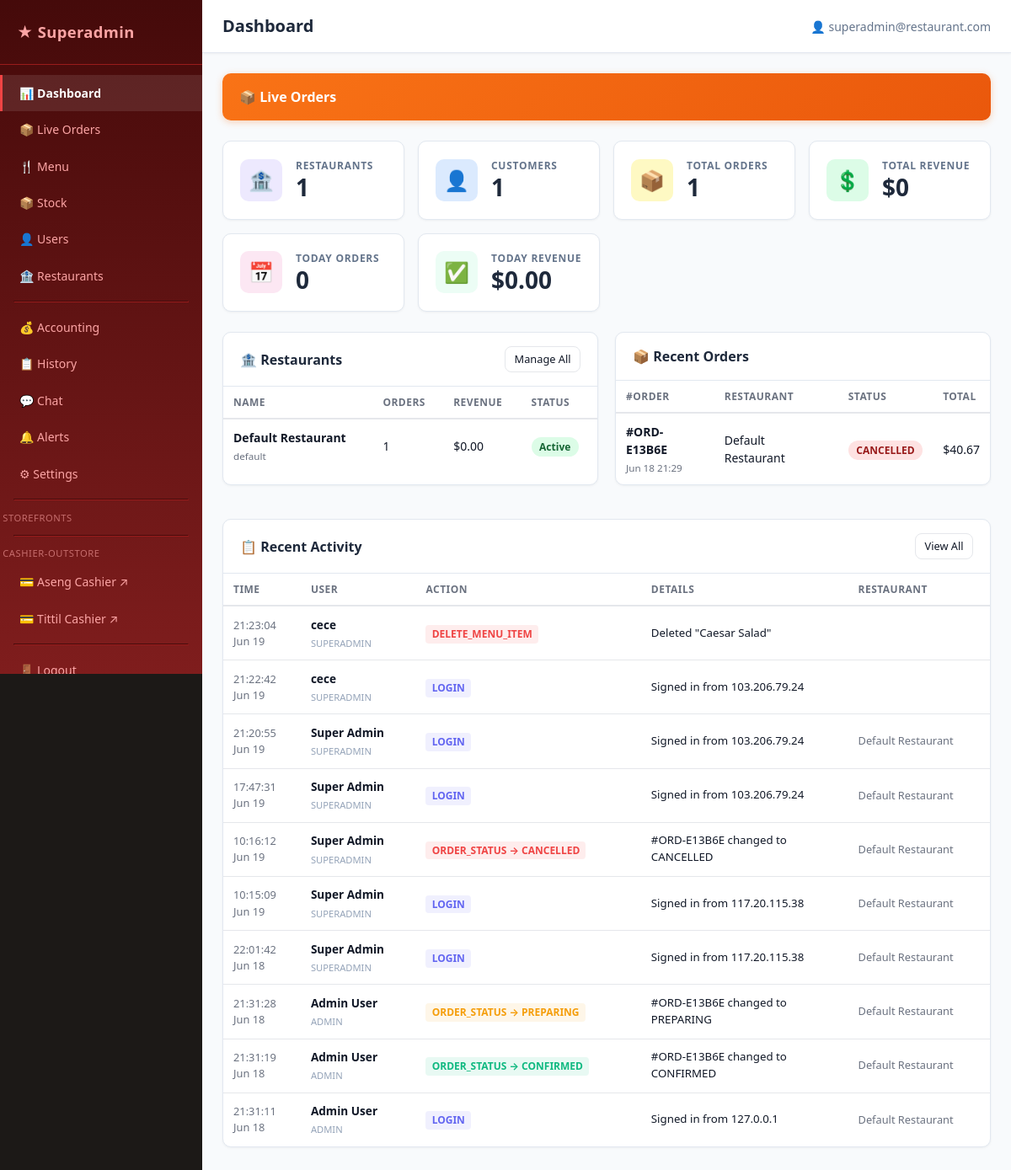
/superadmin/index.php (signed in), run on the app's committed database.
### tables this page shows
CREATE TABLE Restaurant (
    id          TEXT PRIMARY KEY,
    name        TEXT NOT NULL,
    slug        TEXT NOT NULL UNIQUE,
    description TEXT,
    isActive    INTEGER NOT NULL DEFAULT 1,
    createdAt   TEXT NOT NULL DEFAULT (datetime('now')),
    updatedAt   TEXT NOT NULL DEFAULT (datetime('now'))
);

CREATE TABLE "Order" (
    id           TEXT PRIMARY KEY,
    orderNumber  TEXT NOT NULL,
    status       TEXT NOT NULL DEFAULT 'PENDING',
    totalAmount  TEXT NOT NULL,
    itemCount    INTEGER NOT NULL DEFAULT 0,
    notes        TEXT,
    customerName TEXT,
    customerPhone TEXT,
    customerId   TEXT,
    restaurantId TEXT NOT NULL,
    completedAt  TEXT,
    createdAt    TEXT NOT NULL DEFAULT (datetime('now')),
    updatedAt    TEXT NOT NULL DEFAULT (datetime('now')),
    FOREIGN KEY (restaurantId) REFERENCES Restaurant(id) ON DELETE CASCADE,
    FOREIGN KEY (customerId)   REFERENCES User(id)       ON DELETE SET NULL
);

CREATE TABLE AdminActivity (
    id             TEXT PRIMARY KEY,
    userId         TEXT,
    userName       TEXT,
    userEmail      TEXT,
    userRole       TEXT,
    restaurantId   TEXT,
    restaurantName TEXT,
    action         TEXT NOT NULL,
    entityType     TEXT,
    entityId       TEXT,
    details        TEXT,
    ipAddress      TEXT,
    createdAt      TEXT NOT NULL DEFAULT (datetime('now'))
);

CREATE TABLE User (
    id           TEXT PRIMARY KEY,
    email        TEXT NOT NULL UNIQUE,
    password     TEXT NOT NULL,
    name         TEXT,
    phone        TEXT,
    role         TEXT NOT NULL DEFAULT 'CUSTOMER',
    restaurantId TEXT,
    isActive     INTEGER NOT NULL DEFAULT 1,
    createdAt    TEXT NOT NULL DEFAULT (datetime('now')),
    updatedAt    TEXT NOT NULL DEFAULT (datetime('now')),
    FOREIGN KEY (restaurantId) REFERENCES Restaurant(id) ON DELETE SET NULL
);

### db.php (called while the page is built, shortened)
<?php
function get_db(): PDO {
    static $pdo = null;
    if ($pdo === null) {
        $pdo = new PDO('sqlite:' . DB_PATH, null, null, [
            PDO::ATTR_ERRMODE            => PDO::ERRMODE_EXCEPTION,
            PDO::ATTR_DEFAULT_FETCH_MODE => PDO::FETCH_ASSOC,
        ]);
        $pdo->exec('PRAGMA foreign_keys = ON');
        $pdo->exec('PRAGMA journal_mode = WAL');
    }
    return $pdo;
}
function db_query(string $sql, array $params = []): array {
    $stmt = get_db()->prepare($sql);
    $stmt->execute($params);
    return $stmt->fetchAll();
}
function db_fetch(string $sql, array $params = []): ?array {
    $stmt = get_db()->prepare($sql);
    $stmt->execute($params);
    $row = $stmt->fetch();
    return $row ?: null;
}

### superadmin/index.php (the view, shortened to what this page needs)
<?php
require_once dirname(__DIR__) . '/db.php';
include dirname(__DIR__) . '/includes/superadmin_header.php';
$total_restaurants = (int)(db_fetch('SELECT COUNT(*) AS n FROM Restaurant')['n'] ?? 0);
$total_users   = (int)(db_fetch('SELECT COUNT(*) AS n FROM User WHERE role = "CUSTOMER"')['n'] ?? 0);
$total_orders  = (int)(db_fetch('SELECT COUNT(*) AS n FROM "Order"')['n'] ?? 0);
$total_revenue = (float)(db_fetch('SELECT COALESCE(SUM(CAST(totalAmount AS REAL)),0) AS n FROM "Order" WHERE status IN ("COMPLETED","READY","OUT_FOR_DELIVERY")')['n'] ?? 0);
$today = date('Y-m-d') . ' 00:00:00';
$today_orders  = (int)(db_fetch('SELECT COUNT(*) AS n FROM "Order" WHERE createdAt >= ?', [$today])['n'] ?? 0);
$today_revenue = (float)(db_fetch('SELECT COALESCE(SUM(CAST(totalAmount AS REAL)),0) AS n FROM "Order" WHERE status IN ("COMPLETED","READY","OUT_FOR_DELIVERY") AND createdAt >= ?', [$today])['n'] ?? 0);
$restaurants = db_query(
    'SELECT r.id, r.name, r.slug, r.isActive, r.createdAt,
            (SELECT COUNT(*) FROM "Order" WHERE restaurantId = r.id) AS totalOrders,
            (SELECT COALESCE(SUM(CAST(totalAmount AS REAL)),0) FROM "Order" WHERE restaurantId = r.id AND status IN ("COMPLETED","READY","OUT_FOR_DELIVERY")) AS totalRevenue,
            (SELECT COUNT(*) FROM User WHERE restaurantId = r.id AND role = "CUSTOMER") AS customerCount
     FROM Restaurant r
     ORDER BY r.createdAt DESC'
);
$recent_orders = db_query(
    'SELECT o.id, o.orderNumber, o.status, o.totalAmount, o.createdAt, r.name AS restaurantName
     FROM "Order" o JOIN Restaurant r ON r.id = o.restaurantId
     ORDER BY o.createdAt DESC LIMIT 8'
);
$recent_activity = db_query(
    'SELECT aa.action, aa.entityType, aa.details, aa.restaurantName, aa.createdAt,
            u.name AS userName, u.role AS userRole
     FROM AdminActivity aa LEFT JOIN User u ON u.id = aa.userId
     ORDER BY aa.createdAt DESC LIMIT 10'
);
?>
<div style="display:flex;gap:.75rem;margin-bottom:1.5rem;flex-wrap:wrap">
    <a href="checkout.php" style="flex:1;min-width:160px;display:flex;align-items:center;gap:.75rem;padding:1rem 1.25rem;background:linear-gradient(135deg,#f97316,#ea580c);color:#fff;border-radius:10px;text-decoration:none;font-weight:700;font-size:1rem;box-shadow:0 2px 8px rgba(249,115,22,.3);transition:transform .15s,box-shadow .15s" onmouseover="this.style.transform='translateY(-2px)';this.style.boxShadow='0 4px 16px rgba(249,115,22,.4)'" onmouseout="this.style.transform='';this.style.boxShadow='0 2px 8px rgba(249,115,22,.3)'">
        📦 Live Orders
    </a>
</div>
<div class="sa-stats">
    <div class="sa-stat">
        <div class="sa-stat-icon" style="background:#ede9fe">&#127974;</div>
        <div>
            <div class="sa-stat-label">Restaurants</div>
            <div class="sa-stat-value"><?= $total_restaurants ?></div>
        </div>
    </div>
    <div class="sa-stat">
        <div class="sa-stat-icon" style="background:#dbeafe">&#128100;</div>
        <div>
            <div class="sa-stat-label">Customers</div>
            <div class="sa-stat-value"><?= $total_users ?></div>
        </div>
    </div>
    <div class="sa-stat">
        <div class="sa-stat-icon" style="background:#fef9c3">&#128230;</div>
        <div>
            <div class="sa-stat-label">Total Orders</div>
            <div class="sa-stat-value"><?= $total_orders ?></div>
        </div>
    </div>
    <div class="sa-stat">
        <div class="sa-stat-icon" style="background:#dcfce7">&#128178;</div>
        <div>
            <div class="sa-stat-label">Total Revenue</div>
            <div class="sa-stat-value">$<?= number_format($total_revenue, 0) ?></div>
        </div>
    </div>
    <div class="sa-stat">
        <div class="sa-stat-icon" style="background:#fce7f3">&#128197;</div>
        <div>
            <div class="sa-stat-label">Today Orders</div>
            <div class="sa-stat-value"><?= $today_orders ?></div>
        </div>
    </div>
    <div class="sa-stat">
        <div class="sa-stat-icon" style="background:#ecfdf5">&#9989;</div>
        <div>
            <div class="sa-stat-label">Today Revenue</div>
            <div class="sa-stat-value">$<?= number_format($today_revenue, 2) ?></div>
        </div>
    </div>
</div>
<div style="display:grid; grid-template-columns:1fr 1fr; gap:1.25rem">
<div class="sa-card">
    <div class="sa-card-header">
        <h2>&#127974; Restaurants</h2>
        <a href="restaurants.php" class="btn btn-sm btn-outline">Manage All</a>
    </div>
    <table class="table">
        <thead><tr><th>Name</th><th>Orders</th><th>Revenue</th><th>Status</th></tr></thead>
        <tbody>
        <?php foreach ($restaurants as $r): ?>
        <tr>
            <td>
                <strong><?= htmlspecialchars($r['name']) ?></strong><br>
                <small class="text-muted"><?= htmlspecialchars($r['slug']) ?></small>
            </td>
            <td><?= (int)$r['totalOrders'] ?></td>
            <td>$<?= number_format((float)$r['totalRevenue'], 2) ?></td>
            <td>
                <span class="<?= $r['isActive'] ? 'restaurant-active' : 'restaurant-inactive' ?>">
                    <?= $r['isActive'] ? 'Active' : 'Inactive' ?>
                </span>
            </td>
        </tr>
        <?php endforeach; ?>
        </tbody>
    </table>
</div>
<div class="sa-card">
    <div class="sa-card-header">
        <h2>&#128230; Recent Orders</h2>
    </div>
    <table class="table">
        <thead><tr><th>#Order</th><th>Restaurant</th><th>Status</th><th>Total</th></tr></thead>
        <tbody>
        <?php foreach ($recent_orders as $o): ?>
        <tr>
            <td><strong>#<?= htmlspecialchars($o['orderNumber']) ?></strong><br><small class="text-muted"><?= date('M d H:i', strtotime($o['createdAt'])) ?></small></td>
            <td><?= htmlspecialchars($o['restaurantName']) ?></td>
            <td><span class="status-badge status-<?= strtolower($o['status']) ?>"><?= htmlspecialchars($o['status']) ?></span></td>
            <td>$<?= number_format((float)$o['totalAmount'], 2) ?></td>
        </tr>
        <?php endforeach; ?>
        </tbody>
    </table>
</div>
</div>
<div class="sa-card" style="margin-top:1.25rem">
    <div class="sa-card-header">
        <h2>&#128203; Recent Activity</h2>
        <a href="activity.php" class="btn btn-sm btn-outline">View All</a>
    </div>
    <?php if (empty($recent_activity)): ?>
    <div style="text-align:center; padding:1.5rem; color:#94a3b8">No activity recorded yet.</div>
    <?php else: ?>
    <table class="table">
        <thead><tr><th>Time</th><th>User</th><th>Action</th><th>Details</th><th>Restaurant</th></tr></thead>
        <tbody>
        <?php foreach ($recent_activity as $a): ?>
        <?php
            $color = '#6b7280';
            if (str_contains($a['action'], 'DELETE') || str_contains($a['action'], 'CANCEL')) $color = '#ef4444';
            elseif (str_contains($a['action'], 'CREATE') || str_contains($a['action'], 'CONFIRMED')) $color = '#10b981';
            elseif (str_contains($a['action'], 'UPDATE') || str_contains($a['action'], 'STOCK') || str_contains($a['action'], '→')) $color = '#f59e0b';
            elseif ($a['action'] === 'LOGIN') $color = '#6366f1';
        ?>
        <tr>
            <td style="font-size:.8rem;color:#6b7280;white-space:nowrap">
                <?= date('H:i:s', strtotime($a['createdAt'])) ?><br>
                <span><?= date('M d', strtotime($a['createdAt'])) ?></span>
            </td>
            <td>
                <strong style="font-size:.85rem"><?= htmlspecialchars($a['userName'] ?? '—') ?></strong><br>
                <small style="font-size:.7rem;color:#94a3b8"><?= htmlspecialchars($a['userRole'] ?? '') ?></small>
            </td>
            <td>
                <span style="font-size:.75rem;font-weight:700;color:<?= $color ?>;background:<?= $color ?>18;padding:.15rem .45rem;border-radius:4px">
                    <?= htmlspecialchars($a['action']) ?>
                </span>
            </td>
            <td style="font-size:.83rem;max-width:200px;word-break:break-word"><?= htmlspecialchars($a['details'] ?? '') ?></td>
            <td style="font-size:.8rem;color:#6b7280"><?= htmlspecialchars($a['restaurantName'] ?? '') ?></td>
        </tr>
        <?php endforeach; ?>
        </tbody>
    </table>
    <?php endif; ?>
</div>
<?php include dirname(__DIR__) . '/includes/superadmin_footer.php'; ?>

### assets/css/style.css (style rules this page uses)
:root { --primary: #f97316; --primary-dark: #ea580c; --primary-fg: #fff; --bg: #f9fafb; --card-bg: #ffffff; --border: #e5e7eb; --text: #111827; --text-muted: #6b7280; --success: #16a34a; --warn: #d97706; --danger: #dc2626; --radius: 8px; --shadow: 0 1px 3px rgba(0,0,0,.08), 0 1px 2px rgba(0,0,0,.06); --transition: .15s ease; }
*, *::before, *::after { box-sizing: border-box; margin: 0; padding: 0; }
body { font-family: system-ui, -apple-system, sans-serif; background: var(--bg); color: var(--text); line-height: 1.5; }
a { color: var(--primary); text-decoration: none; }
.btn { display: inline-flex; align-items: center; gap: .35rem; padding: .5rem 1rem; border-radius: var(--radius); border: none; font-size: .875rem; font-weight: 500; cursor: pointer; transition: background var(--transition), opacity var(--transition); text-decoration: none; white-space: nowrap; }
.btn-outline { background: transparent; border: 1px solid var(--border); color: var(--text); }
.btn-sm { padding: .3rem .65rem; font-size: .8rem; }
.status-badge { padding: .2rem .6rem; border-radius: 9999px; font-size: .75rem; font-weight: 600; }
.status-cancelled { background: #fee2e2; color: #991b1b; }
.table { width: 100%; border-collapse: collapse; font-size: .875rem; }
.table th { text-align: left; padding: .6rem .75rem; font-weight: 600; border-bottom: 2px solid var(--border); color: var(--text-muted); text-transform: uppercase; letter-spacing: .04em; font-size: .75rem; }
.table td { padding: .65rem .75rem; border-bottom: 1px solid var(--border); }
.table tr:last-child td { border-bottom: none; }
.text-muted { color: var(--text-muted); }

### assets/css/superadmin.css (style rules this page uses)
.sa-body { background: #1c1917; }
.sa-stats { display: grid; grid-template-columns: repeat(auto-fill, minmax(200px, 1fr)); gap: 1rem; margin-bottom: 1.5rem; }
.sa-stat { background: #fff; border: 1px solid #e2e8f0; border-radius: 10px; padding: 1.25rem; display: flex; align-items: center; gap: 1rem; box-shadow: 0 1px 3px rgba(0,0,0,.05); }
.sa-stat-icon { width: 50px; height: 50px; border-radius: 10px; display: flex; align-items: center; justify-content: center; font-size: 1.5rem; flex-shrink: 0; }
.sa-stat-label { font-size: .75rem; text-transform: uppercase; letter-spacing: .06em; color: #64748b; font-weight: 600; }
.sa-stat-value { font-size: 1.75rem; font-weight: 800; color: #1e293b; line-height: 1.2; }
.sa-card { background: #fff; border: 1px solid #e2e8f0; border-radius: 10px; box-shadow: 0 1px 3px rgba(0,0,0,.05); margin-bottom: 1.25rem; overflow: hidden; }
.sa-card-header { display: flex; align-items: center; justify-content: space-between; padding: 1rem 1.25rem; border-bottom: 1px solid #e2e8f0; }
.sa-card-header h2 { font-size: 1rem; font-weight: 700; color: #1e293b; margin: 0; }
.restaurant-active { background: #dcfce7; color: #166534; padding: .2rem .6rem; border-radius: 9999px; font-size: .75rem; font-weight: 600; }

### data on the page
restaurant: name "Default Restaurant", slug "default", totalOrders "1", totalRevenue "0.00", isActive "Active"
order: orderNumber "ORD-E13B6E", createdAt "Jun 18 21:29", restaurantId.name "Default Restaurant", status "CANCELLED", totalAmount "40.67"
adminactivity: createdAt "21:23:04", createdAt "Jun 19", userId.name "cece", userId.role "SUPERADMIN", action "DELETE_MENU_ITEM", details "Deleted \"Caesar Salad\""
adminactivity: createdAt "21:22:42", createdAt "Jun 19", userId.name "cece", userId.role "SUPERADMIN", action "LOGIN", details "Signed in from 103.206.79.24"
adminactivity: createdAt "21:20:55", createdAt "Jun 19", userId.name "Super Admin", userId.role "SUPERADMIN", action "LOGIN", details "Signed in from 103.206.79.24", restaurantName "Default Restaurant"
adminactivity: createdAt "17:47:31", createdAt "Jun 19", userId.name "Super Admin", userId.role "SUPERADMIN", action "LOGIN", details "Signed in from 103.206.79.24", restaurantName "Default Restaurant"
adminactivity: createdAt "10:16:12", createdAt "Jun 19", userId.name "Super Admin", userId.role "SUPERADMIN", action "ORDER_STATUS → CANCELLED", details "#ORD-E13B6E changed to CANCELLED", restaurantName "Default Restaurant"
adminactivity: createdAt "10:15:09", createdAt "Jun 19", userId.name "Super Admin", userId.role "SUPERADMIN", action "LOGIN", details "Signed in from 117.20.115.38", restaurantName "Default Restaurant"
adminactivity: createdAt "22:01:42", createdAt "Jun 18", userId.name "Super Admin", userId.role "SUPERADMIN", action "LOGIN", details "Signed in from 117.20.115.38", restaurantName "Default Restaurant"
adminactivity: createdAt "21:31:28", createdAt "Jun 18", userId.name "Admin User", userId.role "ADMIN", action "ORDER_STATUS → PREPARING", details "#ORD-E13B6E changed to PREPARING", restaurantName "Default Restaurant"
adminactivity: createdAt "21:31:19", createdAt "Jun 18", userId.name "Admin User", userId.role "ADMIN", action "ORDER_STATUS → CONFIRMED", details "#ORD-E13B6E changed to CONFIRMED", restaurantName "Default Restaurant"
adminactivity: createdAt "21:31:11", createdAt "Jun 18", userId.name "Admin User", userId.role "ADMIN", action "LOGIN", details "Signed in from 127.0.0.1", restaurantName "Default Restaurant"

### other printed values
$page_title "Dashboard"
$current_user['email'] "superadmin@restaurant.com"
$total_restaurants "1"
$total_users "1"
$total_orders "1"
$total_revenue "0"
$today_orders "0"
$today_revenue "0.00"
